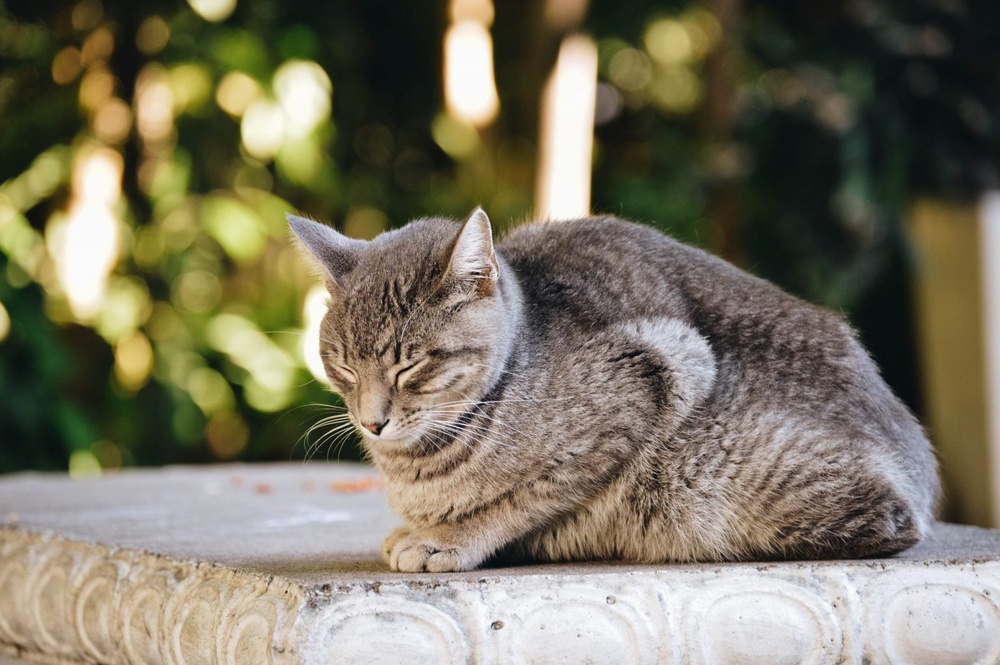
#> input picture 2020_0811_day7/image.jpg, 1000 x 665 px, shrunk from 1536 x 1022 before the run
$ python bluring.py --image image.jpg
#> lines starting #> are read from the running program, lines starting #| are printed output that depends on the picture
# 블러링: 블러링을 하면
# 임계값 지정 및 가장자리 감지와 같은 이미지 처리 및 컴퓨터 비전에서
# 이미지가 더욱 매끄러워지면 성능이 향상됨
import numpy as np
import argparse
import cv2

ap = argparse.ArgumentParser()
ap.add_argument("-i", "--image", required=True, help="Path to the image")
args = vars(ap.parse_args())

image = cv2.imread(args["image"])
#> image is the input picture: shape (665, 1000, 3); mean B, G, R 97.4, 116.9, 122.5
cv2.imshow("Original", image)

blurred = np.hstack([
    cv2.blur(image, (3,3)),
    cv2.blur(image, (5, 5)),
    cv2.blur(image, (30, 30))])
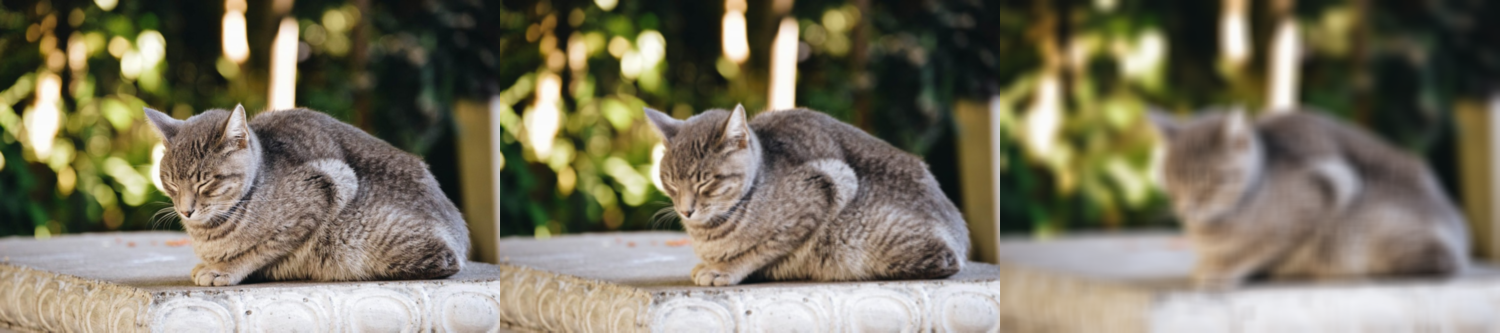
#> blurred: shape (665, 3000, 3) (shown at 1/2 size); mean B, G, R 97.3, 116.9, 122.5
cv2.imshow("Averaged", blurred)
#cv2.waitKey(0)

# Gaussian Bluring -> 중앙 픽셀에 인접한 픽셀에 더 많은 가중치를 부여
# --> 보다 더 자연스러운 블러링 연출
blurred = np.hstack([
    cv2.GaussianBlur(image, (3, 3), 0),
    cv2.GaussianBlur(image, (5, 5), 0),
    cv2.GaussianBlur(image, (7, 7), 0)])
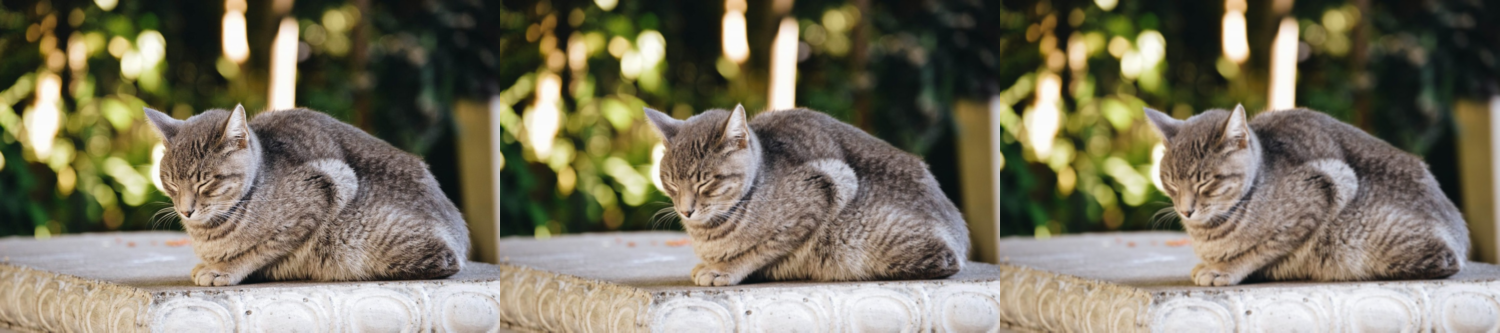
#> blurred: shape (665, 3000, 3) (shown at 1/2 size); mean B, G, R 97.4, 116.9, 122.5
cv2.imshow("Gaussian", blurred)
#cv2.waitKey(0)

# median bluring -> 소금 후추 노이즈를 제거할 때 가장 효과적
# 커널 크기 k를 정함 -> k x k 의 이웃 픽셀 고려
# 일반적인 방법과 달리 중앙 픽셀을 이웃의 평균값으로 바꾸고
# 중앙 픽셀을 이웃의 중앙값으로 대체
blurred = np.hstack([
    cv2.medianBlur(image, 3),   # 기본적으로 하나의 커널값 k만 주면 k x k 로 적용되어 사용
    cv2.medianBlur(image, 5),
    cv2.medianBlur(image, 7)])
cv2.imshow("Median", blurred)
cv2.waitKey(0)

# bilateral bluring
# 가장자리를 유지하면서 노이즈를 줄이기 --> 두 개의 가우시안 분포를 도입
# 첫번째 가우시안 : 가깝게 나타나는 픽셀만 고려
# 두번째 가우시안 : 인접한 픽셀 강도를 모델링 -> 유사한 강도를 가진 픽셀만 실제 계산에 포함
# 단점 : 다른 블러링보다 느림
blurred = np.hstack([
    cv2.bilateralFilter(image, 5, 21, 21),
    cv2.bilateralFilter(image, 7, 31, 31),
    cv2.bilateralFilter(image, 9, 41, 41)])
cv2.imshow("Biateral", blurred)
cv2.waitKey(0)
